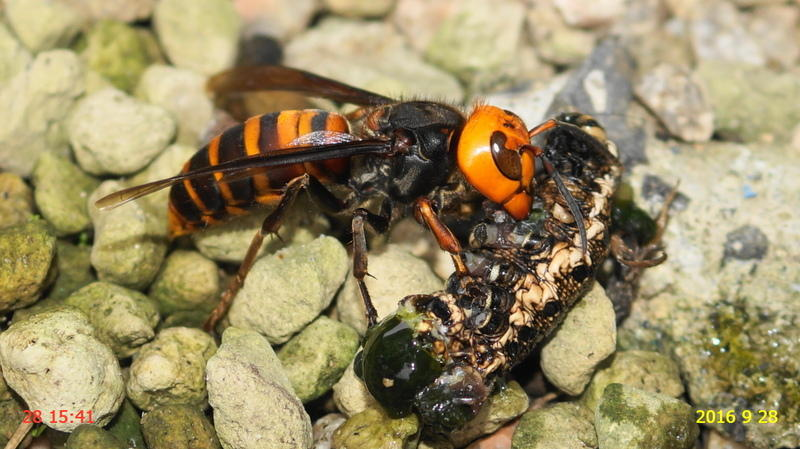
#> input picture Pincette/img_file/sample.jpeg, 800 x 449 px
$ python _8bit_maker.py
#> lines starting #> are read from the running program, lines starting #| are printed output that depends on the picture
# import the image module

from PIL import Image


# Read a color image

colorImage = Image.open("img_file/sample.jpeg")
#> colorImage is the input picture: PIL image 800x449 RGB; mean R, G, B 154.1, 140.6, 101.9

colorImage.show()


# Convert the color image to grey scale image

greyScaleImage = colorImage.convert("L")
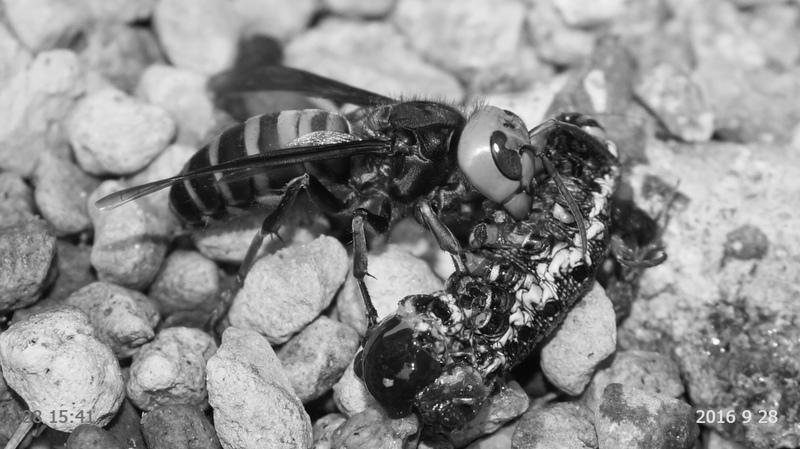
#> greyScaleImage: PIL image 800x449 L; min 0, max 254, mean 140.2


# display the grey scale image

greyScaleImage.show()


# convert the color image to black and white image

blackAndWhiteImage = colorImage.convert("1")
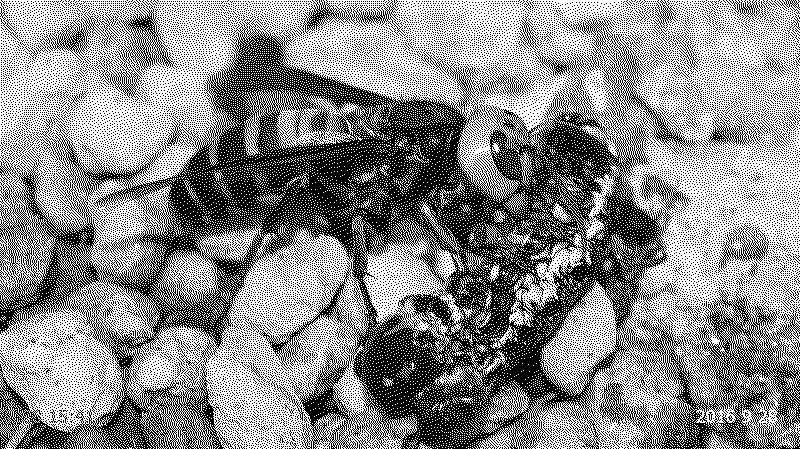
#> blackAndWhiteImage: PIL image 800x449 1; 54.8% white; black in thin lines or dots

blackAndWhiteImage.show()


# Convert using adaptive palette of color depth 8

imageWithColorPalette = colorImage.convert("P", palette=Image.ADAPTIVE, colors=8)
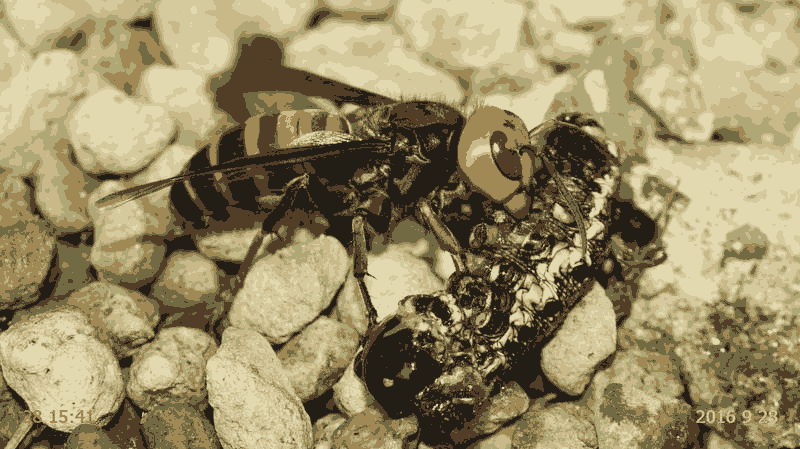
#> imageWithColorPalette: PIL image 800x449 P; mean R, G, B 153.9, 140.9, 102.2

imageWithColorPalette.show()
